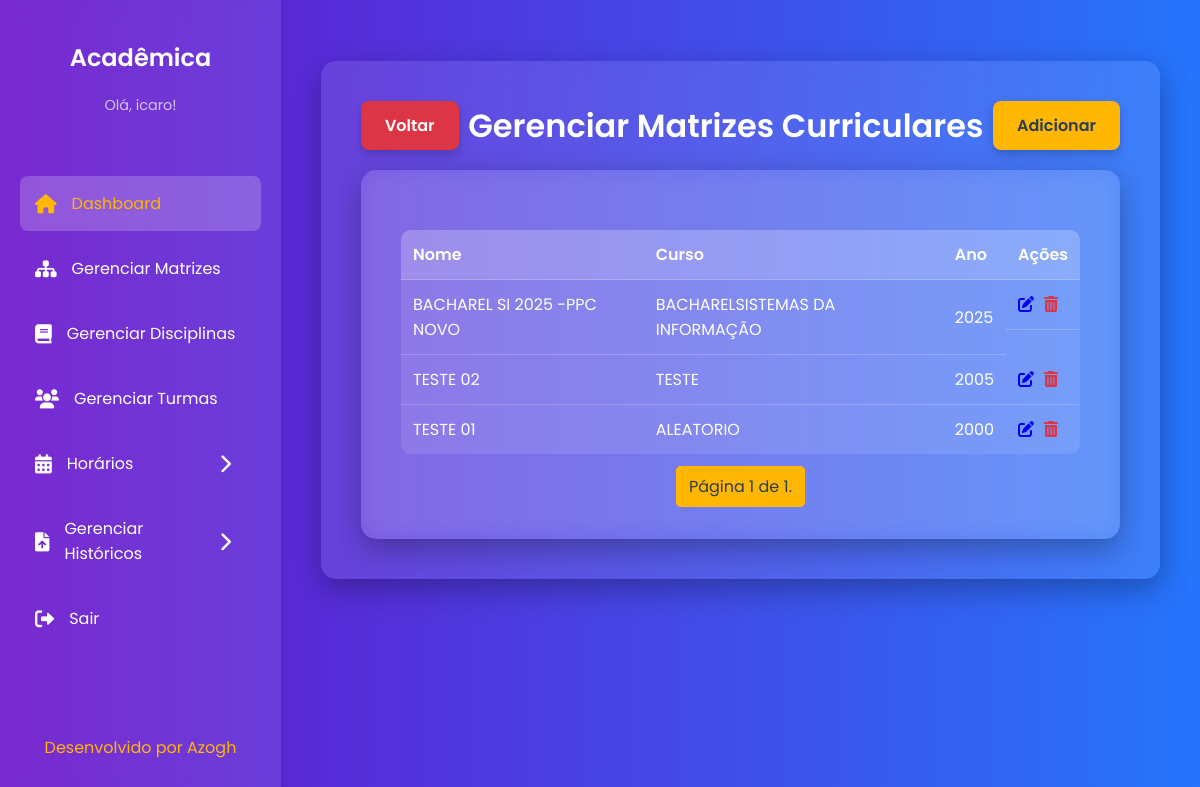
Before: /matrizes/ (signed in) with the older database file.
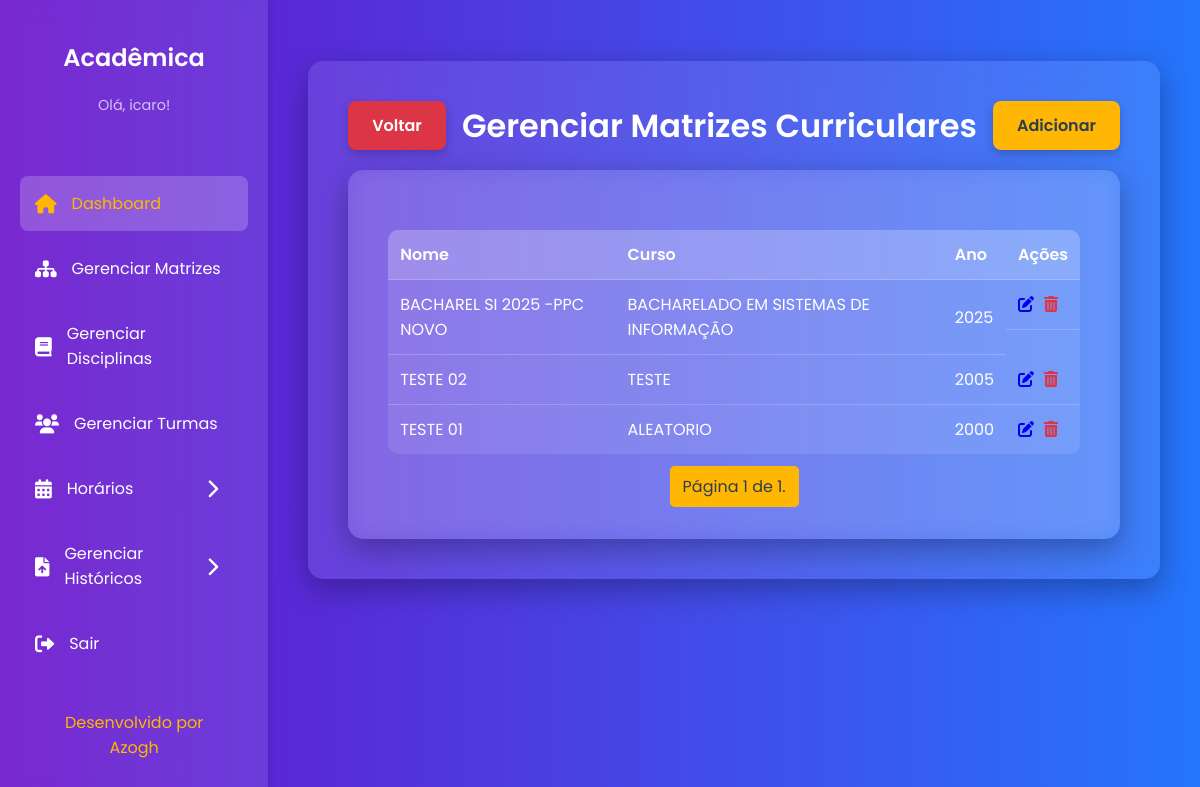
After: the same page with the newer database file.
### core/models.py (models this page shows, shortened)
class MatrizCurricular(models.Model):
    nome = models.CharField(max_length=45)
    curso = models.CharField(max_length=100)
    ch_total = models.IntegerField()
    estagio = models.IntegerField(null=True, blank=True)
    acc = models.IntegerField()
    ano_referencia = models.IntegerField()
    usuario = models.ForeignKey(Usuario, on_delete=models.CASCADE)
    class Meta:
        db_table = 'MATRIZ_CURRICULAR'

### core/views.py (the view)
# urls.py: path('matrizes/', views.listar_matrizes, name='listar_matrizes'),
@login_required
def listar_matrizes(request):
    matrizes_list = MatrizCurricular.objects.all().order_by('-ano_referencia')
    ano = request.GET.get('ano')
    if ano:
        matrizes_list = matrizes_list.filter(ano_referencia=ano)
    anos_disponiveis = MatrizCurricular.objects.values_list('ano_referencia', flat=True).distinct().order_by('-ano_referencia')
    paginator = Paginator(matrizes_list, 10)
    page = request.GET.get('page')
    try:
        matrizes = paginator.page(page)
    except PageNotAnInteger:
        matrizes = paginator.page(1)
    except EmptyPage:
        matrizes = paginator.page(paginator.num_pages)
    return render(request, 'core/matrizes/listar_matrizes.html', {
        'matrizes': matrizes,
        'anos_disponiveis': anos_disponiveis
    })

### core/templates/core/matrizes/listar_matrizes.html (shortened to what this page needs)
{% extends 'core/base.html' %}
{% load static %}
{% block content %}
    <div style="display: flex; justify-content: space-between; align-items: center; margin-bottom: 20px;">
        <a href="{% url 'painel' %}" class="cancel-button">Voltar</a>
        <h1 style="margin: 0; text-align: center; flex-grow: 1;">Gerenciar Matrizes Curriculares</h1>
        <a href="{% url 'adicionar_matriz' %}" class="cta-button">Adicionar </a>
    </div>
    <div class="content-card">
        <table>
            <thead>
                <tr>
                    <th>Nome</th>
                    <th>Curso</th>
                    <th>Ano</th>
                    <th>Ações</th>
                </tr>
            </thead>
            <tbody>
                {% for matriz in matrizes %}
                <tr>
                    <td>{{ matriz.nome }}</td>
                    <td>{{ matriz.curso }}</td>
                    <td>{{ matriz.ano_referencia }}</td>
                    <td style="display: flex; gap: 10px;">
                        <a href="{% url 'editar_matriz' matriz.pk %}"><i class="fas fa-pen-to-square"></i></a>
                        <a href="{% url 'excluir_matriz' matriz.pk %}" style="color: #dc3545;"><i class="fas fa-trash-can"></i></a>
                    </td>
                </tr>
                {% empty %}
                <tr>
                    <td colspan="4">Nenhuma matriz curricular encontrada.</td>
                </tr>
                {% endfor %}
            </tbody>
        </table>
        <div class="pagination">
            <span class="step-links">
                <span class="current">
                    Página {{ matrizes.number }} de {{ matrizes.paginator.num_pages }}.
                </span>
            </span>
        </div>
    </div>
{% endblock %}

Changed rows visible on the page:
changed MatrizCurricular: curso "BACHARELSISTEMAS DA INFORMAÇÃO" → "BACHARELADO EM SISTEMAS DE INFORMAÇÃO"
